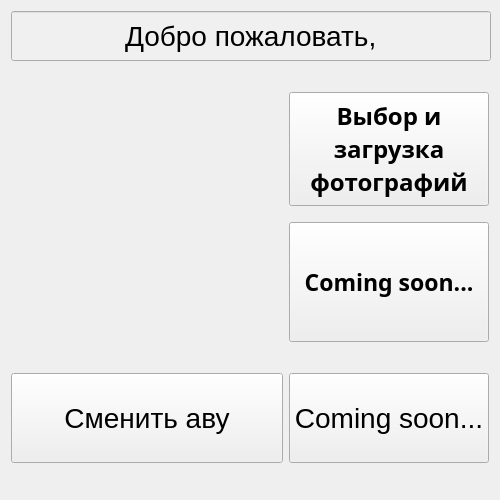
<?xml version="1.0" encoding="UTF-8"?>
<ui version="4.0">
 <class>Main_menu</class>
 <widget class="QWidget" name="Main_menu">
  <property name="geometry">
   <rect>
    <x>0</x>
    <y>0</y>
    <width>500</width>
    <height>500</height>
   </rect>
  </property>
  <property name="minimumSize">
   <size>
    <width>500</width>
    <height>500</height>
   </size>
  </property>
  <property name="maximumSize">
   <size>
    <width>1000</width>
    <height>1000</height>
   </size>
  </property>
  <property name="windowTitle">
   <string>Form</string>
  </property>
  <layout class="QGridLayout" name="gridLayout">
   <item row="1" column="0">
    <spacer name="verticalSpacer_4">
     <property name="orientation">
      <enum>Qt::Orientation::Vertical</enum>
     </property>
     <property name="sizeType">
      <enum>QSizePolicy::Policy::Fixed</enum>
     </property>
     <property name="sizeHint" stdset="0">
      <size>
       <width>20</width>
       <height>5</height>
      </size>
     </property>
    </spacer>
   </item>
   <item row="0" column="0">
    <widget class="QLineEdit" name="Intro_line">
     <property name="sizePolicy">
      <sizepolicy hsizetype="Expanding" vsizetype="Fixed">
       <horstretch>1</horstretch>
       <verstretch>1</verstretch>
      </sizepolicy>
     </property>
     <property name="minimumSize">
      <size>
       <width>480</width>
       <height>50</height>
      </size>
     </property>
     <property name="font">
      <font>
       <pointsize>21</pointsize>
      </font>
     </property>
     <property name="styleSheet">
      <string notr="true">border-color: rgb(240, 240, 240);
background-color: rgb(240, 240, 240);
color: rgb(0, 0, 0);
</string>
     </property>
     <property name="text">
      <string>Добро пожаловать,</string>
     </property>
     <property name="alignment">
      <set>Qt::AlignmentFlag::AlignCenter</set>
     </property>
     <property name="readOnly">
      <bool>true</bool>
     </property>
    </widget>
   </item>
   <item row="2" column="0">
    <layout class="QGridLayout" name="gridLayout_2">
     <item row="2" column="0">
      <spacer name="verticalSpacer">
       <property name="orientation">
        <enum>Qt::Orientation::Vertical</enum>
       </property>
       <property name="sizeHint" stdset="0">
        <size>
         <width>20</width>
         <height>34</height>
        </size>
       </property>
      </spacer>
     </item>
     <item row="1" column="0">
      <widget class="QLabel" name="Avatar_Lb">
       <property name="sizePolicy">
        <sizepolicy hsizetype="Expanding" vsizetype="Expanding">
         <horstretch>2</horstretch>
         <verstretch>2</verstretch>
        </sizepolicy>
       </property>
       <property name="minimumSize">
        <size>
         <width>270</width>
         <height>250</height>
        </size>
       </property>
       <property name="maximumSize">
        <size>
         <width>5789</width>
         <height>16777215</height>
        </size>
       </property>
       <property name="styleSheet">
        <string notr="true">image: url(:/resourses/photos/1.jpg);</string>
       </property>
       <property name="text">
        <string/>
       </property>
      </widget>
     </item>
     <item row="0" column="1">
      <spacer name="verticalSpacer_2">
       <property name="orientation">
        <enum>Qt::Orientation::Vertical</enum>
       </property>
       <property name="sizeType">
        <enum>QSizePolicy::Policy::Fixed</enum>
       </property>
       <property name="sizeHint" stdset="0">
        <size>
         <width>10</width>
         <height>20</height>
        </size>
       </property>
      </spacer>
     </item>
     <item row="4" column="0">
      <spacer name="verticalSpacer_5">
       <property name="orientation">
        <enum>Qt::Orientation::Vertical</enum>
       </property>
       <property name="sizeHint" stdset="0">
        <size>
         <width>20</width>
         <height>34</height>
        </size>
       </property>
      </spacer>
     </item>
     <item row="4" column="1">
      <spacer name="verticalSpacer_8">
       <property name="orientation">
        <enum>Qt::Orientation::Vertical</enum>
       </property>
       <property name="sizeHint" stdset="0">
        <size>
         <width>20</width>
         <height>34</height>
        </size>
       </property>
      </spacer>
     </item>
     <item row="0" column="0">
      <spacer name="verticalSpacer_6">
       <property name="orientation">
        <enum>Qt::Orientation::Vertical</enum>
       </property>
       <property name="sizeHint" stdset="0">
        <size>
         <width>10</width>
         <height>20</height>
        </size>
       </property>
      </spacer>
     </item>
     <item row="1" column="1">
      <layout class="QVBoxLayout" name="verticalLayout">
       <item>
        <widget class="QPushButton" name="Choose_PB">
         <property name="sizePolicy">
          <sizepolicy hsizetype="Expanding" vsizetype="Expanding">
           <horstretch>1</horstretch>
           <verstretch>1</verstretch>
          </sizepolicy>
         </property>
         <property name="font">
          <font>
           <family>Reem Kufi</family>
           <pointsize>18</pointsize>
           <bold>true</bold>
          </font>
         </property>
         <property name="layoutDirection">
          <enum>Qt::LayoutDirection::LeftToRight</enum>
         </property>
         <property name="styleSheet">
          <string notr="true">line-height: 1.8;
padding: 5px;</string>
         </property>
         <property name="text">
          <string>Выбор и
загрузка
фотографий</string>
         </property>
        </widget>
       </item>
       <item>
        <spacer name="verticalSpacer_3">
         <property name="orientation">
          <enum>Qt::Orientation::Vertical</enum>
         </property>
         <property name="sizeType">
          <enum>QSizePolicy::Policy::Fixed</enum>
         </property>
         <property name="sizeHint" stdset="0">
          <size>
           <width>20</width>
           <height>10</height>
          </size>
         </property>
        </spacer>
       </item>
       <item>
        <widget class="QPushButton" name="Upload_PB">
         <property name="sizePolicy">
          <sizepolicy hsizetype="Expanding" vsizetype="Expanding">
           <horstretch>1</horstretch>
           <verstretch>1</verstretch>
          </sizepolicy>
         </property>
         <property name="minimumSize">
          <size>
           <width>200</width>
           <height>120</height>
          </size>
         </property>
         <property name="font">
          <font>
           <family>Reem Kufi</family>
           <pointsize>17</pointsize>
           <bold>true</bold>
          </font>
         </property>
         <property name="layoutDirection">
          <enum>Qt::LayoutDirection::LeftToRight</enum>
         </property>
         <property name="styleSheet">
          <string notr="true">line-height: 1.8;
padding: 5px;</string>
         </property>
         <property name="text">
          <string>Coming soon...</string>
         </property>
        </widget>
       </item>
      </layout>
     </item>
     <item row="2" column="1">
      <spacer name="verticalSpacer_7">
       <property name="orientation">
        <enum>Qt::Orientation::Vertical</enum>
       </property>
       <property name="sizeHint" stdset="0">
        <size>
         <width>20</width>
         <height>34</height>
        </size>
       </property>
      </spacer>
     </item>
     <item row="3" column="0">
      <widget class="QPushButton" name="Change_plag_PB">
       <property name="sizePolicy">
        <sizepolicy hsizetype="Expanding" vsizetype="Expanding">
         <horstretch>1</horstretch>
         <verstretch>1</verstretch>
        </sizepolicy>
       </property>
       <property name="minimumSize">
        <size>
         <width>270</width>
         <height>90</height>
        </size>
       </property>
       <property name="font">
        <font>
         <pointsize>21</pointsize>
        </font>
       </property>
       <property name="styleSheet">
        <string notr="true">line-height: 1.8;
padding: 5px;</string>
       </property>
       <property name="text">
        <string>Сменить аву</string>
       </property>
      </widget>
     </item>
     <item row="3" column="1">
      <widget class="QPushButton" name="Hollow_PB">
       <property name="sizePolicy">
        <sizepolicy hsizetype="Expanding" vsizetype="Expanding">
         <horstretch>1</horstretch>
         <verstretch>1</verstretch>
        </sizepolicy>
       </property>
       <property name="minimumSize">
        <size>
         <width>200</width>
         <height>90</height>
        </size>
       </property>
       <property name="font">
        <font>
         <pointsize>21</pointsize>
        </font>
       </property>
       <property name="text">
        <string>Coming soon...</string>
       </property>
      </widget>
     </item>
    </layout>
   </item>
  </layout>
 </widget>
 <resources/>
 <connections/>
</ui>
